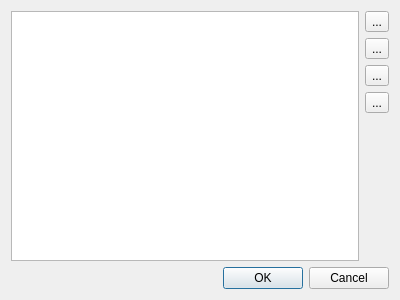
<?xml version="1.0" encoding="UTF-8"?>
<ui version="4.0">
 <class>aircraft_type_list_form</class>
 <widget class="QDialog" name="aircraft_type_list_form">
  <property name="geometry">
   <rect>
    <x>0</x>
    <y>0</y>
    <width>400</width>
    <height>300</height>
   </rect>
  </property>
  <property name="windowTitle">
   <string>Aircraft types</string>
  </property>
  <layout class="QGridLayout" name="gridLayout">
   <item row="0" column="0" rowspan="5">
    <widget class="QTreeView" name="tvAircraftTypes"/>
   </item>
   <item row="0" column="1">
    <widget class="QToolButton" name="tbRefresh">
     <property name="text">
      <string>...</string>
     </property>
    </widget>
   </item>
   <item row="1" column="1">
    <widget class="QToolButton" name="tbAdd">
     <property name="text">
      <string>...</string>
     </property>
    </widget>
   </item>
   <item row="2" column="1">
    <widget class="QToolButton" name="tbEdit">
     <property name="text">
      <string>...</string>
     </property>
    </widget>
   </item>
   <item row="3" column="1">
    <widget class="QToolButton" name="tbDel">
     <property name="text">
      <string>...</string>
     </property>
    </widget>
   </item>
   <item row="4" column="1">
    <spacer name="verticalSpacer">
     <property name="orientation">
      <enum>Qt::Vertical</enum>
     </property>
     <property name="sizeHint" stdset="0">
      <size>
       <width>20</width>
       <height>137</height>
      </size>
     </property>
    </spacer>
   </item>
   <item row="5" column="0" colspan="2">
    <widget class="QDialogButtonBox" name="buttonBox">
     <property name="orientation">
      <enum>Qt::Horizontal</enum>
     </property>
     <property name="standardButtons">
      <set>QDialogButtonBox::Cancel|QDialogButtonBox::Ok</set>
     </property>
    </widget>
   </item>
  </layout>
 </widget>
 <resources/>
 <connections>
  <connection>
   <sender>buttonBox</sender>
   <signal>accepted()</signal>
   <receiver>aircraft_type_list_form</receiver>
   <slot>accept()</slot>
   <hints>
    <hint type="sourcelabel">
     <x>248</x>
     <y>254</y>
    </hint>
    <hint type="destinationlabel">
     <x>157</x>
     <y>274</y>
    </hint>
   </hints>
  </connection>
  <connection>
   <sender>buttonBox</sender>
   <signal>rejected()</signal>
   <receiver>aircraft_type_list_form</receiver>
   <slot>reject()</slot>
   <hints>
    <hint type="sourcelabel">
     <x>316</x>
     <y>260</y>
    </hint>
    <hint type="destinationlabel">
     <x>286</x>
     <y>274</y>
    </hint>
   </hints>
  </connection>
 </connections>
</ui>
